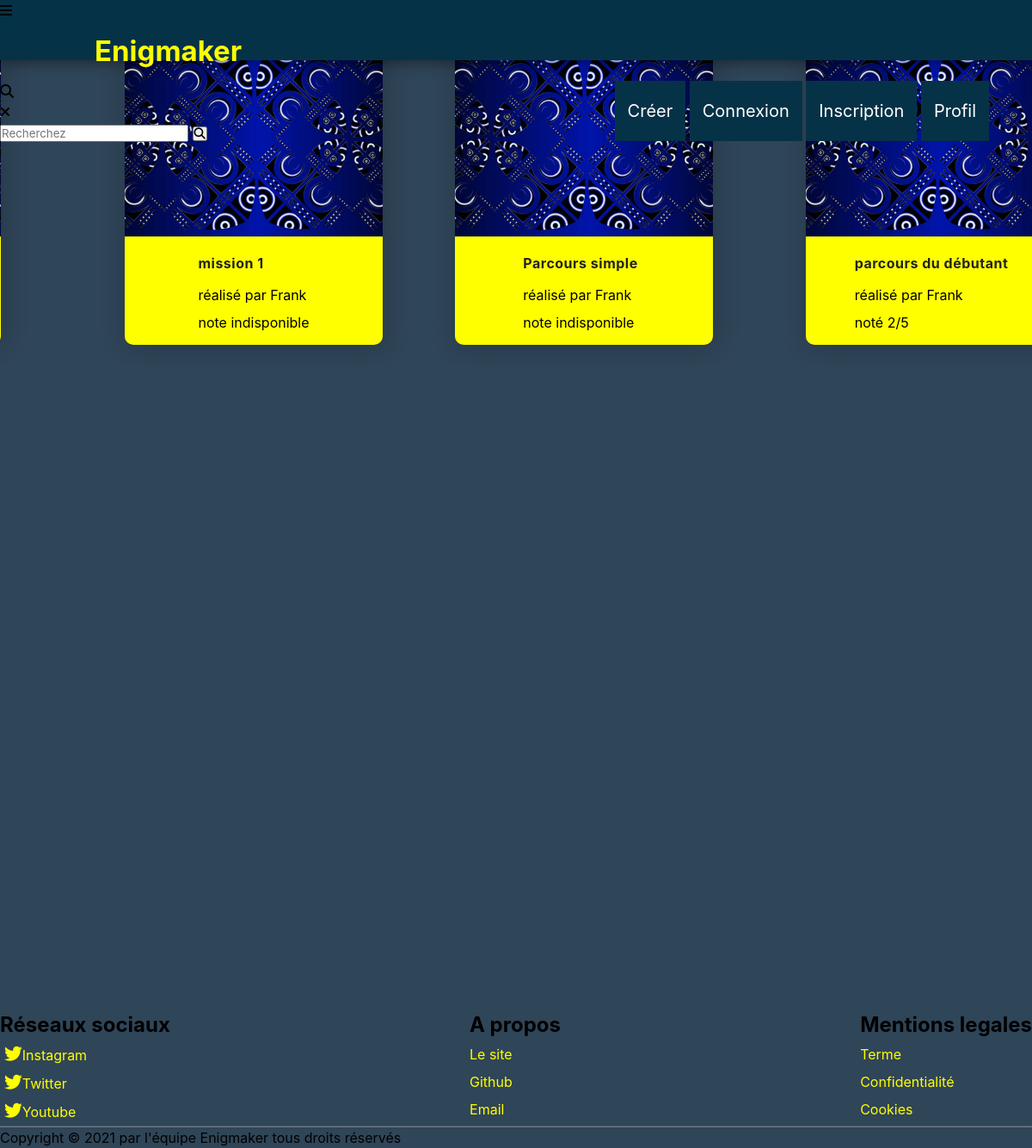
Screenshot of /Accueil/index.php with the database file from the repository.
### tables this page shows
CREATE TABLE IF NOT EXISTS `n_assoc_ep` (
  `num_eni` int(11) NOT NULL,
  `num_parc` int(11) NOT NULL,
  PRIMARY KEY (`num_eni`,`num_parc`),
  KEY `fk_ep_p` (`num_parc`)
);

CREATE TABLE IF NOT EXISTS `n_parcours` (
  `num_parcour` int(11) NOT NULL AUTO_INCREMENT,
  `id_createur` int(100) NOT NULL,
  `titre_parcours` varchar(90) NOT NULL,
  `date_crea_parc` timestamp NULL DEFAULT CURRENT_TIMESTAMP,
  `nb_vue` int(11) DEFAULT NULL,
  `note` double DEFAULT NULL,
  `pseudo_crea` varchar(20) DEFAULT NULL,
  `diff` double DEFAULT NULL,
  `url` varchar(200) DEFAULT NULL,
  `noteParc` float DEFAULT NULL,
  PRIMARY KEY (`num_parcour`)
);

CREATE TABLE IF NOT EXISTS `n_utilisateur` (
  `num_utilisateur` int(11) NOT NULL AUTO_INCREMENT,
  `nom` varchar(100) DEFAULT NULL,
  `prenom` varchar(100) DEFAULT NULL,
  `pseudo` varchar(100) NOT NULL,
  `email` varchar(100) NOT NULL,
  `mdp` mediumtext NOT NULL,
  `date_inscr` timestamp NULL DEFAULT CURRENT_TIMESTAMP,
  `nb_mission_faite` int(11) DEFAULT '0',
  `nb_parcours_fait` int(11) DEFAULT '0',
  `nb_mission_reussi` int(11) DEFAULT '0',
  `image_profil` longblob,
  PRIMARY KEY (`num_utilisateur`),
  UNIQUE KEY `email_unique` (`email`)
);

CREATE TABLE IF NOT EXISTS `n_assoc_note_parc` (
  `note_donne` float NOT NULL,
  `refUser` int(11) NOT NULL,
  `refParc` int(11) NOT NULL,
  PRIMARY KEY (`refUser`,`refParc`),
  KEY `fkn` (`refParc`)
);

### Accueil/index.php (the view, shortened to what this page needs)
<!DOCTYPE html>
<html lang="en" dir="ltr">
   <head>
   <link rel="stylesheet" href="../testScript/lightslider.css">
    <link rel="stylesheet" href="../testScript/style.css" />
   <?php
         include ("../Inclusion/connexion_bd.php");
        ?>
      <link rel="stylesheet" href="../Style/style.css">
      <link rel="stylesheet" type="text/css" href="../Style/fontawesome-free-5.15.3-web/css/all.css"/>
   </head>
   <body>
      <div class="conteneur">
     <?php
   include ("../Inclusion/menu_haut.php");
    ?>
<div class="contSecond2">
 <ul id="autoWidth" class="cs-hidden">
<?php
$var_confirm="";
$selection_enigme_affiche = $bdd->prepare(" SELECT * FROM n_assoc_ep ep inner join n_parcours p on ep.num_parc=p.num_parcour
inner join n_enigme e on
 e.num_enigme=ep.num_eni  inner join n_utilisateur u on u.num_utilisateur = e.id_createur  left outer join n_assoc_note_parc na on na.refParc =p.num_parcour  order by num_parcour ");
$selection_enigme_affiche ->execute();
while ($row = $selection_enigme_affiche ->fetch(PDO::FETCH_ASSOC)) {
   echo "<table border='1'>";
  if( $row['titre_parcours']!=$var_confirm) {
echo "<li class='item-a'>";
echo"<div class='box'>";
  echo "<div class='slide-img'>";
    echo " <img class='imgAc' src='../testScript/testBleu.jpg' />";
 echo" </div>";
  echo"<div class='detail-box'>";
   echo" <div class='type'>";
     echo"<a href='#'>" .   htmlentities($row['titre_parcours']) . "</a>";
      echo "<p> réalisé par "    . $row['pseudo']   . "</p>";
      if ($row['note_donne'] != null) {
        echo "<p> noté "    . $row['note_donne']   . "/5</p>";
      }
      else {
        echo "<p> note indisponible</p>";
      }
  echo"  </div>";
  echo"  </div>";
  echo"  </div>";
  echo"  </li>";
  }
  $var_confirm= $row['titre_parcours'] ;
 echo "</table>";
}
?>
</ul>
</div>
      <br>
      <br>
      <br>
      <br>
      <br>
      <br>
      <br>
      <br>
      <br>
      <br>
      <br>
      <br>
      <br>
      <br>
      <br>
      <br>
      <br>
      <br>
      <br>
      <br>
      <br>
      <br>
      <br>
      <br>
      <br>
      <br>
      <br>
      <?php
   include ("../Inclusion/footer.php");
    ?>
   </div>
   </body>
</html>

### Inclusion/menu_haut.php (shortened to what this page needs)
<div class="menu_haut">
      <nav class='super'>
         <div class="menu-icon">
            <span class="fas fa-bars"></span>
         </div>
         <div class="logo">
          <a  href="../Accueil/index.php"class="titre">Enigmaker</a>
         </div>
         <ul class="nav-items">
            <li><a href="../Creation/index.php">Créer</a></li>
            <?php
            if (!isset($_SESSION['num_utilisateur']) ) {
               echo " <li><a href='../Connexion/index.php'> Connexion </a></li> ";
            }
            else {
            echo " <li><a href='../Profil/deconnexion.php'>Déconnexion</a></li>";
            }
            ?>
            <li><a href="../Inscription/index.php">Inscription</a></li>
            <?php
            if (!isset($_SESSION['num_utilisateur']) ) {
               echo " <li><a href='../Profil/index.php'> Profil </a></li> ";
            }
            else {
            echo " <li><a href='../Profil/index.php?num_utilisateur={$_SESSION['num_utilisateur']}'>Profil</a></li>";
            }
            ?>
         </ul>
         <div class="search-icon">
            <span class="fas fa-search"></span>
         </div>
         <div class="cancel-icon">
            <span class="fas fa-times"></span>
         </div>
         <form class="fo_haut" action="../recherche/index.php"   method="get">
            <input type="search" name="srch"class="search-data" placeholder="Recherchez" required>
            <button type="submit" name="rechercherVali" class="fas fa-search"></button>
         </form>
      </nav>
   </div>

### Inclusion/footer.php (shortened to what this page needs)
<div class="container8">
    <div class="footer-content">
        <div class="items2">
            <div class="social">
                <h2> Réseaux sociaux </h2>
                <li><a href="https://www.instagram.com/"><i class="fa fa-twitter"></i>Instagram</a></li>
                <li><a href="https://twitter.com/"><i class="fa fa-twitter"></i>Twitter</a></li>
                <li><a href="https://www.youtube.com/"><i class="fa fa-twitter"></i>Youtube</a></li>
            </div>
        </div>
        <div class="items2">
            <h2> A propos</h2>
            <ul>
                <li><a href="../footerLinks/a_propos.php">Le site</a></li>
                <li><a href="https://github.com/">Github</a></li>
                <li><a href="https://letmegooglethat.com/?q=flemme+d%27ouvrir+une+boite+mail+pour+%C3%A7a+%3B)+">Email </a></li>
            </ul>
        </div>
        <div class="items2">
            <h2>Mentions legales</h2>
            <ul>
                <li><a href="../footerLinks/term.html">Terme</a></li>
                <li><a href="../footerLinks/term.html">Confidentialité</a></li>
                <li><a href="../footerLinks/term.html">Cookies</a></li>
            </ul>
        </div>
    </div>
    <hr>
    <p class="end">Copyright © 2021 par l'équipe Enigmaker tous droits réservés </p>
</div>

### testScript/lightslider.css (style rules this page uses)
.lightSlider:before, .lightSlider:after { content: " "; display: table; }
.lightSlider { overflow: hidden; margin: 100px; }
.lSSlideWrapper > .lightSlider:after { clear: both; }
.lSSlideWrapper .lSSlide { -webkit-transform: translate(0px, 0px); -ms-transform: translate(0px, 0px); transform: translate(0px, 0px); -webkit-transition: all 1s; -webkit-transition-property: -webkit-transform,height; -moz-transition-property: -moz-transform,height; transition-property: transform,height; -webkit-transition-duration: inherit !important; transition-duration: inherit !important; -webkit-transition-timing-function: inherit !important; transition-timing-function: inherit !important; }
.lSSlideOuter .lightSlider, .lSSlideOuter .lSPager { padding-left: 0; list-style: none outside none; }
.lSSlideOuter .lightSlider > *, .lSSlideOuter .lSGallery li { float: left; }
.lightSlider.lsGrab > * { cursor: -webkit-grab; cursor: -moz-grab; cursor: -o-grab; cursor: -ms-grab; cursor: grab; }

### testScript/style.css (style rules this page uses)
a { text-decoration: none; }
.cs-hidden { position: relative; margin-top: -200px; }
.box { width: 300px; box-shadow: 2px 2px 30px rgba(0, 0, 0, 0.2); border-radius: 10px; overflow: hidden; margin: 25px ; }
.slide-img { height: 450px; position: relative; }
.slide-img img { width: 100%; height: 100%; object-fit: cover; box-sizing: border-box; }
.detail-box { background: yellow; width: 100%; display: flex; justify-content: center; align-items: center; padding: 10px 20px; box-sizing: border-box; }
.type { display: flex; flex-direction: column; }
.type a { color: #222222; margin: 5px 0px; font-weight: 700; letter-spacing: 0.5px; padding-right: 8px; }

### Front/Product-Slider-main/style.css (style rules this page uses)
* { font-family: -apple-system, BlinkMacSystemFont, 'Segoe UI', Roboto, Oxygen, Ubuntu, Cantarell, 'Open Sans', 'Helvetica Neue', sans-serif; }
body { margin: 0; padding: 0; background-color: #2F4558; }
nav { position: fixed; top: 0; z-index: 9999; height: 70px; width: 100%; background: #063247; box-shadow: 0 3px 15px rgba(0,0,0,.4); }
nav ul { float: right; margin-right: 50px; display: inline; }
nav ul li { display: inline-block; }
nav ul li a { color: white; display: block; text-decoration: none; padding: 0 15px; line-height: 70px; font-size: 20px; background: #063247; transition: .5s; }
nav .logo { color: white; font-size: 33px; font-weight: bold; line-height: 70px; padding-left: 110px; }
a { text-decoration: none; }
.cs-hidden { position: relative; margin-top: -200px; }
.box { width: 300px; box-shadow: 2px 2px 30px rgba(0, 0, 0, 0.2); border-radius: 10px; overflow: hidden; margin: 25px ; }
.slide-img { height: 450px; position: relative; }
.slide-img img { width: 100%; height: 100%; object-fit: cover; box-sizing: border-box; }
.detail-box { background: yellow; width: 100%; display: flex; justify-content: center; align-items: center; padding: 10px 20px; box-sizing: border-box; }
.type { display: flex; flex-direction: column; }
.type a { color: #222222; margin: 5px 0px; font-weight: 700; letter-spacing: 0.5px; padding-right: 8px; }
* { margin: 0; padding: 0; box-sizing: border-box; }
body { font-family: Arial, Helvetica, sans-serif; line-height: 1.5; }
li { list-style: none; line-height: 2; }
a { text-decoration: none; color: yellow; }
.footer-content { display: flex; justify-content: space-between; align-items: flex-start; flex-wrap: wrap; }
.social { align-items: flex-start; }
.social a { height: 30px; width: 30px; background: none; border-radius: 5px; margin:10px 5px; text-align: center; }
.social a i { font-size: 1.3em; line-height: 30px; }
hr { opacity: .3; }

### rows the page displays
n_assoc_ep: num_parc.titre_parcours "mission 1", n_utilisateur.pseudo "Frank", shows "note indisponible"
n_assoc_ep: num_parc.titre_parcours "Parcours simple", n_utilisateur.pseudo "Frank", shows "note indisponible"
n_assoc_ep: num_parc.titre_parcours "parcours du débutant", n_utilisateur.pseudo "Frank", n_assoc_note_parc.note_donne "2"
